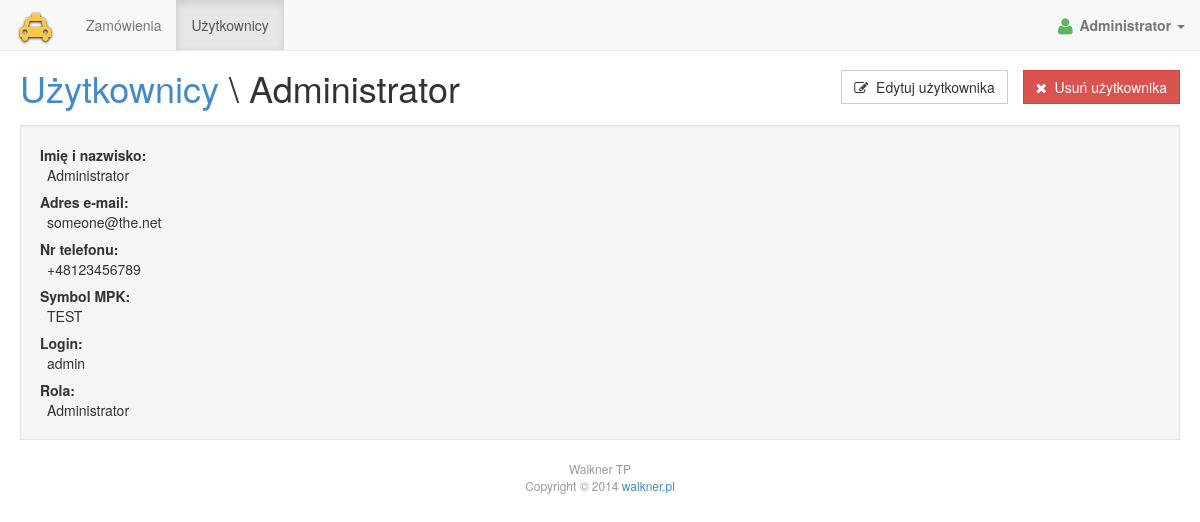
Page /users/view.php?id=1 (signed in) on the committed database.
### tables this page shows
CREATE TABLE `users` (
  `id` int(10) unsigned NOT NULL AUTO_INCREMENT,
  `name` varchar(100) NOT NULL,
  `login` varchar(50) NOT NULL,
  `password` char(64) NOT NULL,
  `role` varchar(30) NOT NULL DEFAULT 'user',
  `email` varchar(100) NOT NULL DEFAULT '',
  `tel` varchar(20) NOT NULL DEFAULT '',
  `symbol` varchar(30) NOT NULL DEFAULT '',
  PRIMARY KEY (`id`),
  UNIQUE KEY `login_A` (`login`)
);

### users/__common__.php (called while the page is built, shortened)
<?php
include_once __DIR__ . '/../__common__.php';
function users_get_role_text($role)
{
  switch ($role)
  {
    case 'admin':
      return 'Administrator';
  }
}

### users/view.php (the view, shortened to what this page needs)
<?php
include __DIR__ . '/__common__.php';
$user = fetch_one('SELECT * FROM users WHERE id=?', array(1 => $_GET['id']));
unset($user->password);
$isAdmin = user_has_role('admin');
?>
<div class="page-header">
  <ul class="page-actions">
    <? if ($isAdmin): ?>
    <li><a class="btn btn-default" href="<?= url_for("users/edit.php?id={$user->id}") ?>"><i class="fa fa-edit"></i> Edytuj użytkownika</a>
    <li><a class="btn btn-danger" href="<?= url_for("users/delete.php?id={$user->id}") ?>"><i class="fa fa-times"></i> Usuń użytkownika</a>
    <? else: ?>
    <li><a class="btn btn-default" href="<?= url_for("users/edit.php?id={$user->id}") ?>"><i class="fa fa-edit"></i> Edytuj konto</a>
    <? endif ?>
  </ul>
  <h1>
    <? if ($isAdmin): ?>
    <a href="<?= url_for("users") ?>">Użytkownicy</a>
    <? else: ?>
    Użytkownicy
    <? endif ?>
    \
    <?= $user->name ?>
  </h1>
</div>
<div class="well">
  <dl class="properties">
    <dt>Imię i nazwisko:
    <dd><?= $user->name ?>
    <dt>Adres e-mail:
    <dd><?= dash_if_empty($user->email) ?>
    <dt>Nr telefonu:
    <dd><?= dash_if_empty($user->tel) ?>
    <dt>Symbol MPK:
    <dd><?= dash_if_empty($user->symbol) ?>
    <dt>Login:
    <dd><?= $user->login ?>
    <dt>Rola:
    <dd><?= users_get_role_text($user->role) ?>
  </dl>
</div>

### __layout__.php (shortened to what this page needs)
<?php
function navbar_get_item_class($item)
{
  $len = strlen(APP_BASE_URL) - 1;
  $uri = substr($_SERVER['REQUEST_URI'], $len);
  if ((strpos($uri, $item) === 0 && strlen($item) > 1) || $item === $uri)
  {
    return 'active';
  }
  return '';
}
?>
<!DOCTYPE html>
<html>
<head>
  <link rel="stylesheet" href="<?= url_for('/__assets__/main.css') ?>">
</head>
<body>
<div class="navbar navbar-default navbar-fixed-top" role="navigation">
  <div class="navbar-header">
    <a class="navbar-brand" href="<?= url_for('') ?>"><i class="fa fa-taxi"></i></a>
  </div>
  <div class="navbar-collapse collapse">
    <? if (user_is_logged_in()): ?>
    <ul class="nav navbar-nav">
      <li class="<?= navbar_get_item_class('/orders') ?>"><a href="<?= url_for('/orders') ?>">Zamówienia</a></li>
      <? if (user_has_role('admin')): ?>
      <li class="<?= navbar_get_item_class('/users') ?>"><a href="<?= url_for('/users') ?>">Użytkownicy</a></li>
      <? endif ?>
    </ul>
    <ul class="nav navbar-nav navbar-right">
      <li class="dropdown navbar-account-dropdown">
        <a class="dropdown-toggle" data-toggle="dropdown">
          <i class="fa fa-user fa-lg navbar-account-status navbar-status-online"></i>
          <?= user_get_data()->name ?>
          <b class="caret"></b>
        </a>
      </li>
    </ul>
    <? endif ?>
  </div>
</div>
<div class="page-body">
  <?= $contents ?>
</div>
<div class="page-footer">
  <p>
    Walkner TP<br>
    Copyright &copy; <?= date('Y') ?> <a href="http://walkner.pl/">walkner.pl</a>
  </p>
</div>
</body>
</html>

### __assets__/main.css (style rules this page uses)
body { margin-top: 70px; -ms-overflow-style: scrollbar; }
.navbar { cursor: default; }
.navbar-default .navbar-brand { padding: 0 20px; line-height: 50px; font-size: 28px; text-shadow: 0 1px 3px #000; color: #FEC844; }
.navbar .navbar-nav > .active > a, .navbar .navbar-nav > .active > a:hover, .navbar .navbar-nav > .active > a:focus { box-shadow: inset 0 3px 8px rgba(0, 0, 0, 0.125); }
.nav.navbar-nav.navbar-right { margin-right: 0; }
.navbar-account-dropdown { margin-right: 0; }
.navbar-account-dropdown > .dropdown-toggle { font-weight: bold; }
.navbar-account-status { margin-right: 3px; }
.navbar-status-online { color: #5BB75B; }
.page-header { margin-top: 0; margin-bottom: 0; border-bottom: 0; line-height: 1; }
.page-header h1 { line-height: 1; }
.page-body { margin: 20px; }
.page-footer { margin-top: 20px; font-size: 12px; text-align: center; color: #999; }
.page-actions { float: right; list-style: none; display: block; }
.page-actions > li { display: inline-block; margin-left: 15px; vertical-align: top; }
.page-actions .fa { margin-right: 4px; }
.properties { margin: 0; }
.properties > dt { margin-top: 7px; }
.properties > dt:first-child { margin-top: 0; }
.properties > dd { margin-left: 7px; }

### rows in the picture
users: name "Administrator", email "someone@the.net", tel "+48123456789", symbol "TEST", login "admin", role "Administrator"
